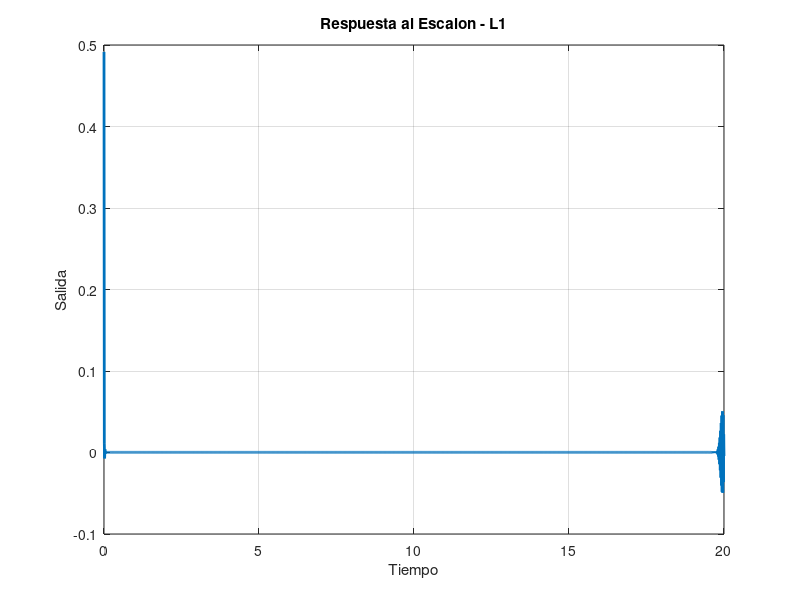
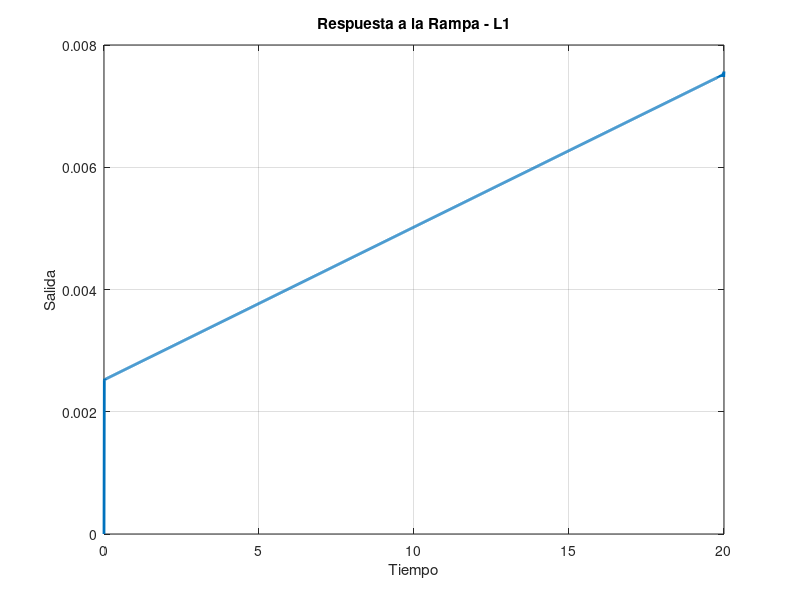
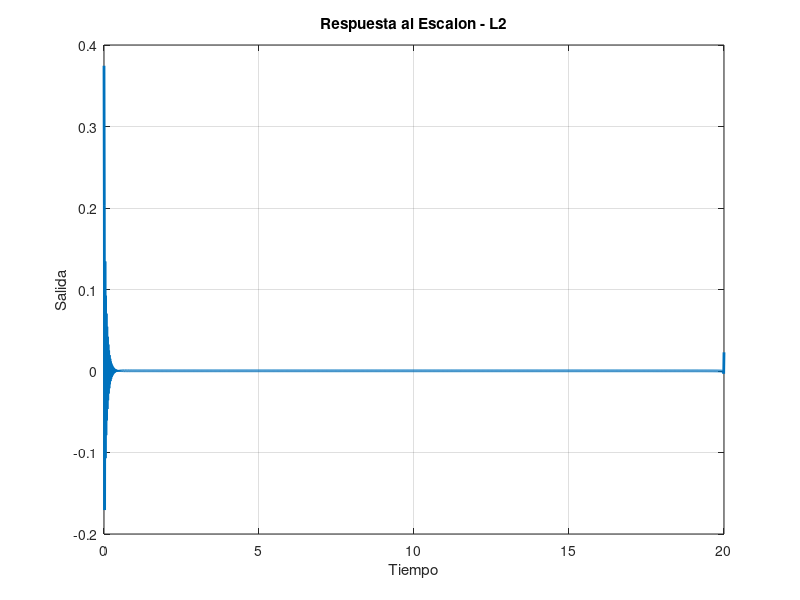
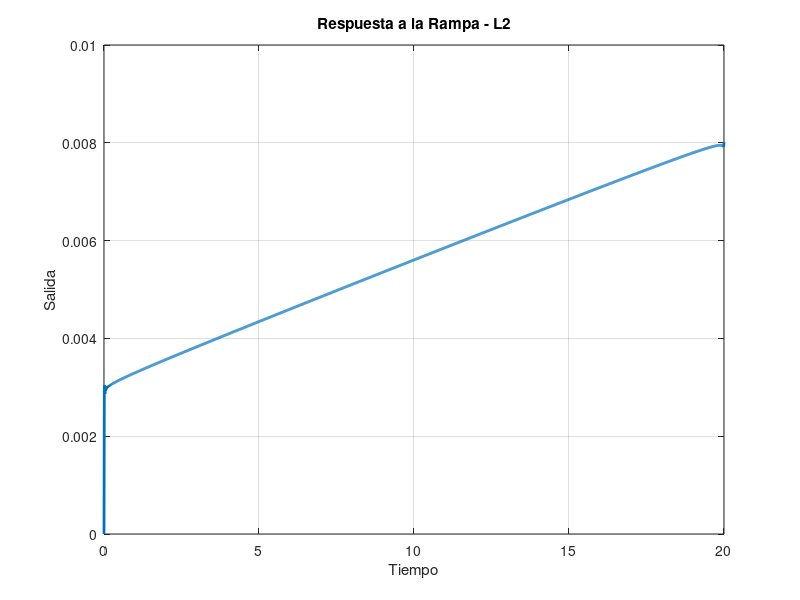

Recreate these plots in MATLAB, in order.
clc;
clear;
close all;

k = 1;

% Tiempo
t = linspace(0,20,2000);

% Frecuencias
w = logspace(-2,2,2000);

jw = 1j*w;

%% FUNCIONES L(s)

L1 = k*(jw+1)./(jw.^3);

L2 = k*(jw+1)./(jw.*(jw+2).*(jw.^2+jw+1));

L3 = k*(jw+3)./(jw.*(jw+1).*(jw+2));

L4 = k./((jw+2).*(jw-5));

L5 = k*(jw+1)./((jw+5).*(jw.^2-9));

L6 = k*(jw+1)./(jw.*(jw-1));

L = {L1,L2,L3,L4,L5,L6};

%% PROCEDIMIENTO 6

for i = 1:length(L)

    %% =========================
    % SISTEMA EN LAZO CERRADO
    % =========================

    T = L{i} ./ (1 + L{i});

    %% =========================
    % RESPUESTA AL ESCALON
    % =========================

    % Aproximación temporal
    y_step = real(ifft(T));

    y_step = y_step(1:length(t));

    %% =========================
    % RESPUESTA A RAMPA
    % =========================

    rampa = t;

    y_ramp = cumtrapz(t,y_step);

    %% =========================
    % GRAFICA ESCALON
    % =========================

    figure;

    plot(t,y_step,'LineWidth',2);

    grid on;

    title(['Respuesta al Escalon - L',num2str(i)]);

    xlabel('Tiempo');

    ylabel('Salida');

    %% =========================
    % GRAFICA RAMPA
    % =========================

    figure;

    plot(t,y_ramp,'LineWidth',2);

    grid on;

    title(['Respuesta a la Rampa - L',num2str(i)]);

    xlabel('Tiempo');

    ylabel('Salida');

    %% =========================
    % ESTABILIDAD
    % =========================

    fprintf('\n====================\n');

    fprintf('Sistema L%d\n',i);

    fprintf('====================\n');

    if max(abs(y_step)) < 100

        fprintf('Sistema estable\n');

    else

        fprintf('Sistema inestable\n');

    end

end
